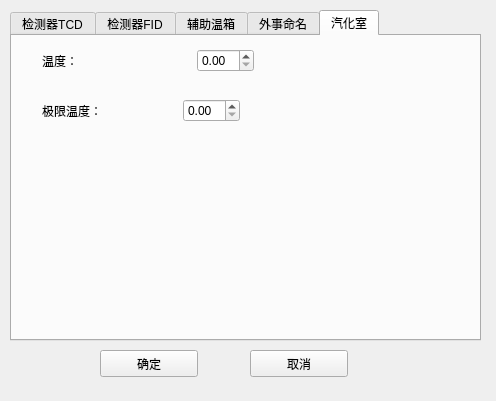
<?xml version="1.0" encoding="UTF-8"?>
<ui version="4.0">
 <class>Dialog</class>
 <widget class="QDialog" name="Dialog">
  <property name="geometry">
   <rect>
    <x>0</x>
    <y>0</y>
    <width>496</width>
    <height>401</height>
   </rect>
  </property>
  <property name="windowTitle">
   <string>参数设定</string>
  </property>
  <widget class="QTabWidget" name="tabWidget">
   <property name="geometry">
    <rect>
     <x>10</x>
     <y>10</y>
     <width>471</width>
     <height>331</height>
    </rect>
   </property>
   <property name="currentIndex">
    <number>4</number>
   </property>
   <widget class="QWidget" name="tcd">
    <attribute name="title">
     <string>检测器TCD</string>
    </attribute>
    <widget class="QWidget" name="layoutWidget">
     <property name="geometry">
      <rect>
       <x>20</x>
       <y>20</y>
       <width>320</width>
       <height>68</height>
      </rect>
     </property>
     <layout class="QHBoxLayout" name="horizontalLayout_5">
      <item>
       <layout class="QVBoxLayout" name="verticalLayout">
        <item>
         <layout class="QHBoxLayout" name="horizontalLayout">
          <item>
           <widget class="QLabel" name="label">
            <property name="text">
             <string>温度:</string>
            </property>
           </widget>
          </item>
          <item>
           <widget class="QDoubleSpinBox" name="doubleSpinBox"/>
          </item>
         </layout>
        </item>
        <item>
         <layout class="QHBoxLayout" name="horizontalLayout_3">
          <item>
           <widget class="QLabel" name="label_3">
            <property name="text">
             <string>载气：</string>
            </property>
           </widget>
          </item>
          <item>
           <widget class="QComboBox" name="comboBox">
            <item>
             <property name="text">
              <string>氢气</string>
             </property>
            </item>
            <item>
             <property name="text">
              <string>氮气</string>
             </property>
            </item>
           </widget>
          </item>
         </layout>
        </item>
       </layout>
      </item>
      <item>
       <spacer name="horizontalSpacer">
        <property name="orientation">
         <enum>Qt::Horizontal</enum>
        </property>
        <property name="sizeHint" stdset="0">
         <size>
          <width>40</width>
          <height>20</height>
         </size>
        </property>
       </spacer>
      </item>
      <item>
       <layout class="QVBoxLayout" name="verticalLayout_2">
        <item>
         <layout class="QHBoxLayout" name="horizontalLayout_2">
          <item>
           <widget class="QLabel" name="label_2">
            <property name="text">
             <string>极限温度：</string>
            </property>
           </widget>
          </item>
          <item>
           <widget class="QDoubleSpinBox" name="doubleSpinBox_2"/>
          </item>
         </layout>
        </item>
        <item>
         <layout class="QHBoxLayout" name="horizontalLayout_4">
          <item>
           <widget class="QLabel" name="label_4">
            <property name="text">
             <string>桥流：</string>
            </property>
           </widget>
          </item>
          <item>
           <widget class="QDoubleSpinBox" name="doubleSpinBox_3"/>
          </item>
         </layout>
        </item>
       </layout>
      </item>
     </layout>
    </widget>
   </widget>
   <widget class="QWidget" name="fid">
    <attribute name="title">
     <string>检测器FID</string>
    </attribute>
    <widget class="QWidget" name="layoutWidget_2">
     <property name="geometry">
      <rect>
       <x>30</x>
       <y>20</y>
       <width>151</width>
       <height>137</height>
      </rect>
     </property>
     <layout class="QVBoxLayout" name="verticalLayout_3">
      <item>
       <layout class="QHBoxLayout" name="horizontalLayout_6">
        <item>
         <widget class="QLabel" name="label_5">
          <property name="text">
           <string>温度：</string>
          </property>
         </widget>
        </item>
        <item>
         <widget class="QDoubleSpinBox" name="doubleSpinBox_4"/>
        </item>
       </layout>
      </item>
      <item>
       <layout class="QHBoxLayout" name="horizontalLayout_7">
        <item>
         <widget class="QLabel" name="label_6">
          <property name="text">
           <string>极限温度：</string>
          </property>
         </widget>
        </item>
        <item>
         <widget class="QDoubleSpinBox" name="doubleSpinBox_5"/>
        </item>
       </layout>
      </item>
      <item>
       <layout class="QHBoxLayout" name="horizontalLayout_8">
        <item>
         <widget class="QLabel" name="label_7">
          <property name="text">
           <string>量程：</string>
          </property>
         </widget>
        </item>
        <item>
         <widget class="QComboBox" name="comboBox_2">
          <item>
           <property name="text">
            <string>10000</string>
           </property>
          </item>
          <item>
           <property name="text">
            <string>1000</string>
           </property>
          </item>
          <item>
           <property name="text">
            <string>100</string>
           </property>
          </item>
         </widget>
        </item>
       </layout>
      </item>
      <item>
       <widget class="QPushButton" name="pushButton_3">
        <property name="text">
         <string>调零</string>
        </property>
       </widget>
      </item>
     </layout>
    </widget>
   </widget>
   <widget class="QWidget" name="ext_temp">
    <attribute name="title">
     <string>辅助温箱</string>
    </attribute>
    <widget class="QLabel" name="label_14">
     <property name="geometry">
      <rect>
       <x>30</x>
       <y>40</y>
       <width>66</width>
       <height>17</height>
      </rect>
     </property>
     <property name="text">
      <string>温箱1：</string>
     </property>
    </widget>
    <widget class="QDoubleSpinBox" name="doubleSpinBox_8">
     <property name="geometry">
      <rect>
       <x>100</x>
       <y>30</y>
       <width>141</width>
       <height>27</height>
      </rect>
     </property>
    </widget>
    <widget class="QDoubleSpinBox" name="doubleSpinBox_9">
     <property name="geometry">
      <rect>
       <x>100</x>
       <y>70</y>
       <width>141</width>
       <height>27</height>
      </rect>
     </property>
    </widget>
    <widget class="QLabel" name="label_15">
     <property name="geometry">
      <rect>
       <x>30</x>
       <y>80</y>
       <width>66</width>
       <height>17</height>
      </rect>
     </property>
     <property name="text">
      <string>温箱2：</string>
     </property>
    </widget>
    <widget class="QDoubleSpinBox" name="doubleSpinBox_10">
     <property name="geometry">
      <rect>
       <x>100</x>
       <y>110</y>
       <width>141</width>
       <height>27</height>
      </rect>
     </property>
    </widget>
    <widget class="QLabel" name="label_16">
     <property name="geometry">
      <rect>
       <x>30</x>
       <y>120</y>
       <width>66</width>
       <height>17</height>
      </rect>
     </property>
     <property name="text">
      <string>温箱3：</string>
     </property>
    </widget>
   </widget>
   <widget class="QWidget" name="switch_name">
    <attribute name="title">
     <string>外事命名</string>
    </attribute>
    <widget class="QLabel" name="label_10">
     <property name="geometry">
      <rect>
       <x>20</x>
       <y>30</y>
       <width>66</width>
       <height>17</height>
      </rect>
     </property>
     <property name="text">
      <string>外事1：</string>
     </property>
    </widget>
    <widget class="QLineEdit" name="lineEdit">
     <property name="geometry">
      <rect>
       <x>80</x>
       <y>20</y>
       <width>113</width>
       <height>27</height>
      </rect>
     </property>
    </widget>
    <widget class="QLabel" name="label_11">
     <property name="geometry">
      <rect>
       <x>240</x>
       <y>30</y>
       <width>66</width>
       <height>17</height>
      </rect>
     </property>
     <property name="text">
      <string>外事2：</string>
     </property>
    </widget>
    <widget class="QLineEdit" name="lineEdit_2">
     <property name="geometry">
      <rect>
       <x>300</x>
       <y>20</y>
       <width>113</width>
       <height>27</height>
      </rect>
     </property>
    </widget>
    <widget class="QLabel" name="label_12">
     <property name="geometry">
      <rect>
       <x>20</x>
       <y>70</y>
       <width>66</width>
       <height>17</height>
      </rect>
     </property>
     <property name="text">
      <string>外事1：</string>
     </property>
    </widget>
    <widget class="QLineEdit" name="lineEdit_3">
     <property name="geometry">
      <rect>
       <x>80</x>
       <y>60</y>
       <width>113</width>
       <height>27</height>
      </rect>
     </property>
     <property name="text">
      <string/>
     </property>
    </widget>
    <widget class="QLabel" name="label_13">
     <property name="geometry">
      <rect>
       <x>240</x>
       <y>70</y>
       <width>66</width>
       <height>17</height>
      </rect>
     </property>
     <property name="text">
      <string>外事1：</string>
     </property>
    </widget>
    <widget class="QLineEdit" name="lineEdit_4">
     <property name="geometry">
      <rect>
       <x>300</x>
       <y>60</y>
       <width>113</width>
       <height>27</height>
      </rect>
     </property>
     <property name="text">
      <string/>
     </property>
    </widget>
   </widget>
   <widget class="QWidget" name="qihua">
    <attribute name="title">
     <string>汽化室</string>
    </attribute>
    <widget class="QWidget" name="">
     <property name="geometry">
      <rect>
       <x>30</x>
       <y>10</y>
       <width>212</width>
       <height>29</height>
      </rect>
     </property>
     <layout class="QHBoxLayout" name="horizontalLayout_9">
      <item>
       <widget class="QLabel" name="label_8">
        <property name="text">
         <string>温度：</string>
        </property>
       </widget>
      </item>
      <item>
       <spacer name="horizontalSpacer_2">
        <property name="orientation">
         <enum>Qt::Horizontal</enum>
        </property>
        <property name="sizeHint" stdset="0">
         <size>
          <width>40</width>
          <height>20</height>
         </size>
        </property>
       </spacer>
      </item>
      <item>
       <widget class="QDoubleSpinBox" name="doubleSpinBox_6"/>
      </item>
     </layout>
    </widget>
    <widget class="QWidget" name="">
     <property name="geometry">
      <rect>
       <x>30</x>
       <y>60</y>
       <width>198</width>
       <height>29</height>
      </rect>
     </property>
     <layout class="QHBoxLayout" name="horizontalLayout_10">
      <item>
       <widget class="QLabel" name="label_9">
        <property name="text">
         <string>极限温度： </string>
        </property>
       </widget>
      </item>
      <item>
       <spacer name="horizontalSpacer_3">
        <property name="orientation">
         <enum>Qt::Horizontal</enum>
        </property>
        <property name="sizeHint" stdset="0">
         <size>
          <width>40</width>
          <height>20</height>
         </size>
        </property>
       </spacer>
      </item>
      <item>
       <widget class="QDoubleSpinBox" name="doubleSpinBox_7"/>
      </item>
     </layout>
    </widget>
   </widget>
  </widget>
  <widget class="QPushButton" name="pushButton">
   <property name="geometry">
    <rect>
     <x>100</x>
     <y>350</y>
     <width>98</width>
     <height>27</height>
    </rect>
   </property>
   <property name="text">
    <string>确定</string>
   </property>
  </widget>
  <widget class="QPushButton" name="pushButton_2">
   <property name="geometry">
    <rect>
     <x>250</x>
     <y>350</y>
     <width>98</width>
     <height>27</height>
    </rect>
   </property>
   <property name="text">
    <string>取消</string>
   </property>
  </widget>
 </widget>
 <resources/>
 <connections/>
</ui>
